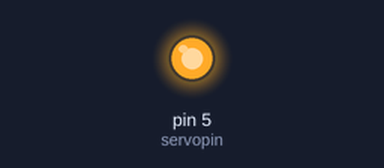
Bench run of a sketch on a simulated Arduino Uno, built with avr-gcc and run on an emulated ATmega328P. Shown: output pins drawn as LEDs (lit = HIGH).

Above: at 0.2 s.
At 2.5 s:
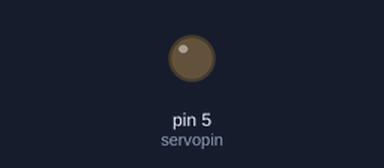
Timing chart, 0 to 3.0 s (numbered marks = the images above):
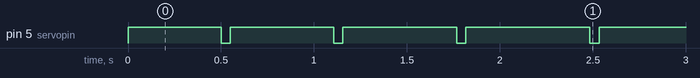

The sketch:

Servo_without_library1.ino
```cpp
int angle;
int servopin=5;
int pwm;


void setup() {
  // put your setup code here, to run once:
pinMode(servopin,OUTPUT);
}

void loop() {
for(angle=0; angle<180; angle+=5)
{
  servo(angle);
}
for(angle=180; angle>0; angle-=5)
{
  servo(angle);
}
}
void servo(int angle)
{
  pwm=map(angle,0,180,500,2500);
  digitalWrite(servopin,HIGH);
  delay(pwm);
  digitalWrite(servopin,LOW);
  delay(50);
}
```

Measured:
- by itself, pin 5 (servopin): repeats every 0.61 s: LOW 0.05 s, HIGH 0.56 s
